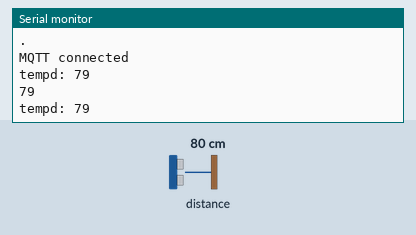
This sketch was run on a simulated ESP8266 (NodeMCU). Shown: the last lines printed to the serial monitor. Wiring (inferred from the names in the program): ultrasonic range finder: trigger GPIO 2; echo GPIO 0. Inputs (shaded band) come from the test bench; at power-on: distance to the obstacle 80 cm. The echo pulse lasts 58.3 µs per cm; WiFi joins after 1.5 s; servers stay silent unless stated; no MQTT or app messages arrive unless stated.

Above: at 3.7 s.
3.8 s: distance to the obstacle set to 2 cm
At 4.9 s:
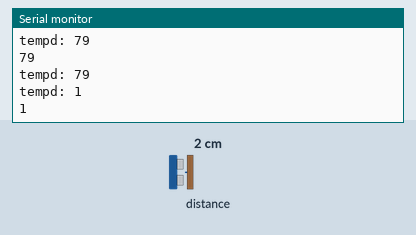
5.3 s: distance to the obstacle set to 4 cm
At 6.4 s:
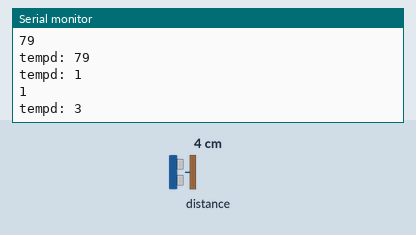
Timing chart, 0 to 8.3 s (numbered marks = the images above; inputs shaded):
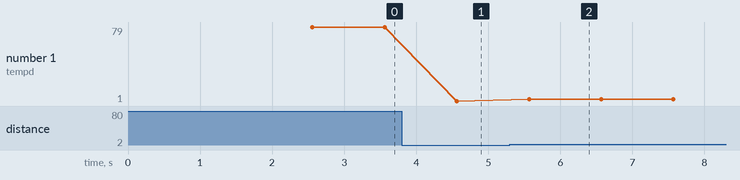

Measured:
- after the input at 3.8 s, the serial monitor: prints a new line after 0.76 s (image 1)
- after the input at 5.3 s, the serial monitor: prints a new line after 0.27 s (image 2)
- plotted number 1: 79 → 1 after the input at 3.8 s, 1 → 3 after the input at 5.3 s

The sketch:

Sonar.ino
```cpp
#include <ESP8266WiFi.h>
#include <PubSubClient.h>

// defines pins numbers
#define TRIG_PIN 2  //D4
#define ECHO_PIN 0  //D3
#define OPEN_DISTANCE 70 //cm

long duration;
int  distance = 0;
int  tempDistance;
int  timer = 0;

//User-specific vars
char ssid[] = "";
char pass[] = "";

const char mqttUser[]   = "";
const char mqttPass[]   = "";
const char mqttServer[] = "";
const int  mqttPort     = -1;
const char topic[]      = "Garage";

WiFiClient netClient;
PubSubClient mqttClient;

void setup()
{
//Init sonar
pinMode(TRIG_PIN, OUTPUT); // Sets the TRIG_PIN as an Output
pinMode(ECHO_PIN, INPUT); // Sets the ECHO_PIN as an Input

//Init WiFi
Serial.begin(115200);
WiFi.begin(ssid,pass);

//Init MQTT
mqttClient.setClient(netClient);
mqttClient.setServer(mqttServer, mqttPort);
connect();
}

void connect()
{
  //double check wifi
  while (WiFi.status() != WL_CONNECTED)
  {
    Serial.print(".");
    delay(1000);
  }
  Serial.println("\nWiFi connected");

  //connect to mqtt broker
  while(!mqttClient.connected())
  {
  mqttClient.connect("Sensor", mqttUser, mqttPass);
  Serial.print(".");
  delay(500);
  }
  Serial.println("\nMQTT connected");
  mqttClient.subscribe(topic);
}

void loop()
{
  // Clears the TRIG_PIN
  digitalWrite(TRIG_PIN, LOW);
  delayMicroseconds(2);

  //Begins sound transmission
  digitalWrite(TRIG_PIN, HIGH);
  delayMicroseconds(10);
  digitalWrite(TRIG_PIN, LOW);

  // Receives the sound transmission and its travel time
  duration = pulseIn(ECHO_PIN, HIGH);

  // Calculating the distance
  tempDistance = duration*0.034/2;
  Serial.print("tempd: ");
  Serial.println(tempDistance);

  //Only publish if the distance has changed
  if(tempDistance-distance > 5 | tempDistance-distance < -5)
  {
    distance = tempDistance;
    // Publish that shit
    if(distance < OPEN_DISTANCE)
    {
      mqttClient.publish(topic,"o");
    }
    else
    {
      mqttClient.publish(topic,"c");
    }
    Serial.println(distance);
  }

  //make sure we stay connected
  if (!mqttClient.loop())
  {
    connect();
  }

  //Let the clients know that the user is active by sending a message every ~10 seconds
  timer++;
  if(timer >= 10)
  {
    mqttClient.publish(topic, "alive");
    timer = 0;
  }

  delay(1000);
}
```
